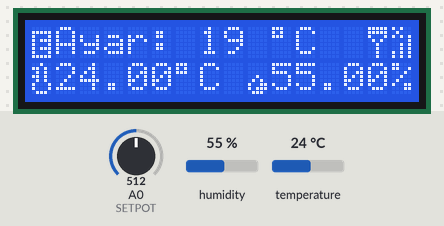
The sketch below on a simulated Arduino Uno, built with avr-gcc and run on an emulated ATmega328P. Parts: 16×2 character LCD. The inputs (shaded band) are chosen by the test bench; at power-on: humidity 55 %, A0 (SETPOT) = 512, temperature 24 °C. No radio packets arrive unless stated.

Above: at 1.3 s.
1.4 s: humidity set to 22 %
At 2.8 s:
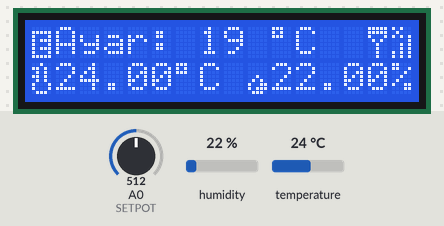
3.6 s: A0 (SETPOT) set to 716
At 4.8 s:
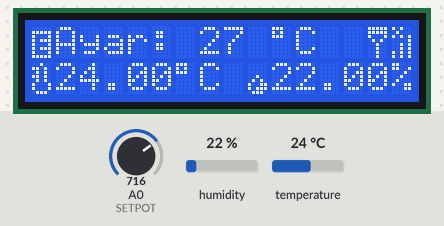
5.1 s: temperature set to 12 °C
At 7.2 s:
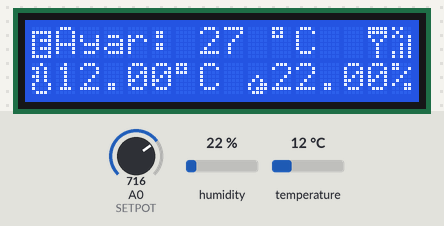
7.7 s: A0 (SETPOT) set to 900
At 8.1 s:
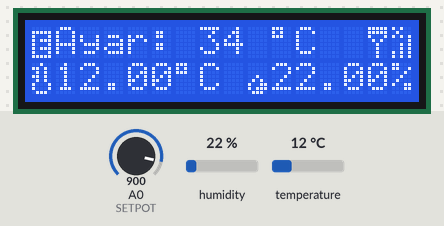
9.2 s: humidity set to 40 %
At 11.5 s:
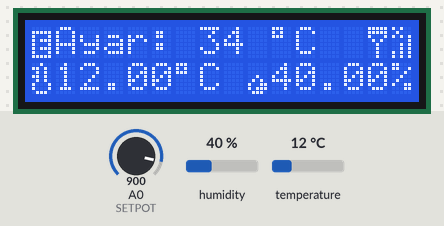
11.8 s: A0 (SETPOT) set to 1023
At 12.6 s:
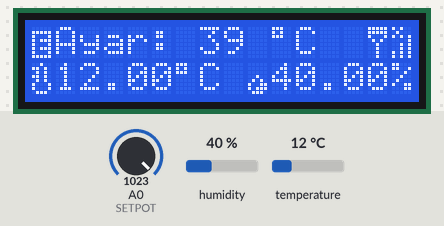
Timing chart, 0 to 14.3 s (numbered marks = the images above; inputs shaded):
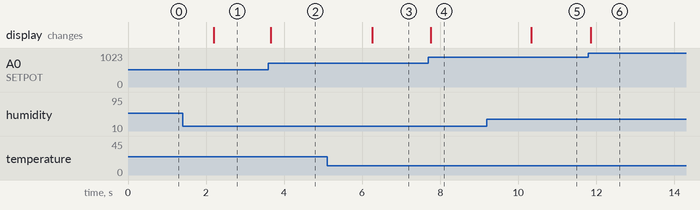

Measured:
- after the input at 1.4 s, the display: changes after 0.79 s (image 1)
- after the input at 3.6 s, the display: changes after 0.05 s (image 2)
- after the input at 5.1 s, the display: changes after 1.2 s (image 3)
- after the input at 7.7 s, the display: changes after 0.06 s (image 4)
- after the input at 9.2 s, the display: changes after 1.1 s (image 5)
- after the input at 11.8 s, the display: changes after 0.06 s (image 6)

The sketch:

lasTemp.ino
```cpp
#include <DHT.h> //DHT sensor kütüphanesi
#include <SPI.h> // SPI haberleşme kütüphanesi
#include <LiquidCrystal_I2C.h> //LCD ekran kütüphanesi
#include <Wire.h> // Wire kütüphanesi
#include <RF24.h> //RF24 kütüphanesi kablosuz haberleşme için

//Hardware Configuration: SPI haberleşme binlerini arduino SPI pinlerine (11,12,13(MOSI, MISO, SCK))
//diğer pinleri CE, 7 ve CSN,8 pinlerine bağlıyoruz.
RF24 radio(7, 8);
byte address[][7] = {"1Dugum", "2Dugum"};
char onay[5] = "onay";
char data = '0';


#define DHTPIN 2 //DHT pin bağlantısı
#define DHTTYPE DHT11 //DHT sensör tipi

#define SETPOT A0 // Potansiyometre ile alınan değer
int sicaklik;
int lastTemp;


DHT dht(DHTPIN, DHTTYPE);

//LCD bağlantı ayarları
#define LCDI2C 0x27
#define LCDCOL 16
#define LCDROW 2

LiquidCrystal_I2C lcd(LCDI2C, LCDCOL, LCDROW);

byte Logo[][8] = {
  {B00100, B11010, B01010, B11010, B01010, B10001, B10001, B01110}, //termostat sembolü
  {B00000, B00000, B00000, B00100, B01010, B10011, B10111, B01110}, //damla sembolü
  {B00000, B11111, B10001, B10111, B10001, B10111, B10001, B11111}, //Ev işareti
  {B11111, B11111, B10001, B01010, B00100, B00100, B00100, B00100}, //Anten
  {B00000, B00000, B00001, B00001, B00101, B00101, B10101, B10101}, //Sinyal
  {B10100, B01000, B10101, B00001, B00101, B00101, B10101, B10101}  //Sinyal yok
};


// ----------------------------------------------------------------------------------
// SETUP   SETUP   SETUP   SETUP   SETUP   SETUP   SETUP   SETUP   SETUP   SETUP
// ----------------------------------------------------------------------------------
void setup() {
  Serial.begin(9600);
  radio.begin();

  radio.openWritingPipe(address[0]);
  radio.openReadingPipe(1, address[1]);

  pinMode(DHTPIN, INPUT);
  dht.begin();

  pinMode(SETPOT, INPUT);

  lcd.init();
  lcd.backlight();
  lcd.createChar(0, Logo[0]); //termostat sembolü
  lcd.createChar(1, Logo[1]); //damla sembolü
  lcd.createChar(2, Logo[2]); //Ev işareti
  lcd.createChar(3, Logo[3]); //Anten
  lcd.createChar(4, Logo[4]); //Sinyal
  lcd.createChar(5, Logo[5]); //Sinyal yok

  lastTemp = dht.readTemperature();
}


void loop() {

  //İstenilen sıcaklığın ayarlanması
  int setTemp = analogRead(SETPOT);
  setTemp = map(setTemp, 0, 1023, 0, 39);

  // Kombiyi kontrol edecek ayarlar.
  sicaklik = dht.readTemperature();

  if (lastTemp - setTemp <= 0) {
    data = '1';
    lastTemp = sicaklik;
  } else if (lastTemp - sicaklik == 2) {
    data = '1';
    lastTemp = sicaklik;
  } else {
    data = '0';
  }

  // Debugging
  //Serial.println(lastTemp);


  //Radio haberleşme

  radio.stopListening();
  radio.write(&data, sizeof(data) );
  char rep[5];
  radio.startListening();


  //Ekrana yazdır.
  lcd.setCursor(0, 0);
  lcd.write(2);
  lcd.print("Ayar: ");
  lcd.print(setTemp);
  lcd.print(" \337C ");
  lcd.setCursor(14, 0);
  lcd.write(byte(3));
  if (radio.available()) {
    radio.read(&rep, sizeof(rep));
    if (strcmp(rep, "onay") == 0) {
      lcd.setCursor(15, 0);
      lcd.write(4);
    }
  } else {
    lcd.setCursor(15, 0);
    lcd.write(5);
  }
  lcd.setCursor(0, 1);
  lcd.write(0);
  lcd.print(dht.readTemperature());
  lcd.print("\337");
  lcd.print("C");
  lcd.print(" ");
  lcd.write(1);
  lcd.print(dht.readHumidity());
  lcd.print("%");
}
```
